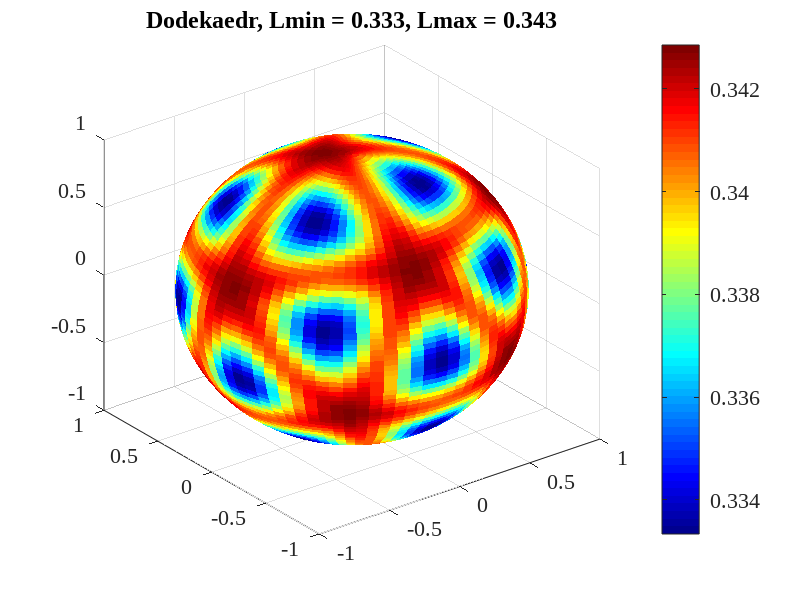

The MATLAB script that drew this image:
clear
clc
vert=12;
tau=(1+sqrt(5))/2;
ikos1=[1, tau, 0];
ikos2=[-1, tau, 0];
ikos3=[1, -tau, 0];
ikos4=[-1, -tau, 0];
ikos5=[0, 1, tau];
ikos6=[0, -1, tau];
ikos7=[0, 1, -tau];
ikos8=[0, -1, -tau];
ikos9=[tau, 0, 1];
ikos10=[tau, 0, -1];
ikos11=[-tau, 0, 1];
ikos12=[-tau, 0, -1];

ikos_1=ikos1/sqrt(ikos1*ikos1');
ikos_2=ikos2/sqrt(ikos2*ikos2');
ikos_3=ikos3/sqrt(ikos3*ikos3');
ikos_4=ikos4/sqrt(ikos4*ikos4');
ikos_5=ikos5/sqrt(ikos5*ikos5');
ikos_6=ikos6/sqrt(ikos6*ikos6');
ikos_7=ikos7/sqrt(ikos7*ikos7');
ikos_8=ikos8/sqrt(ikos8*ikos8');
ikos_9=ikos9/sqrt(ikos9*ikos9');
ikos_10=ikos10/sqrt(ikos10*ikos10');
ikos_11=ikos11/sqrt(ikos11*ikos11');
ikos_12=ikos12/sqrt(ikos12*ikos12');


ikos=[ikos_1' ikos_2' ikos_3' ikos_4' ikos_5' ikos_6' ikos_7' ikos_8' ikos_9' ikos_10' ikos_11' ikos_12'];
ikos_tet=acos(ikos(3, :));
ikos_fi=atan(ikos(2, :)./ikos(1, :));

cos_fi=ikos(1, :)./sin(ikos_tet);
for iii=1:vert
    if (cos_fi(iii)<=0) 
        ikos_fi(iii)=ikos_fi(iii)+pi;
    end
end

ikos_cos_tet_frak_2=cos(ikos_tet/2);
ikos_sin_tet_frak_2=sin(ikos_tet/2);
ikos_cos_fi_frak_2=cos(ikos_fi/2);
ikos_sin_fi_frak_2=sin(ikos_fi/2);
psi_A_1=ikos_cos_tet_frak_2.*(ikos_cos_fi_frak_2-i*ikos_sin_fi_frak_2);
psi_A_2=ikos_sin_tet_frak_2.*(ikos_cos_fi_frak_2+i*ikos_sin_fi_frak_2);
psi_A=[psi_A_1;psi_A_2];

XXX=psi_A';


%matrix = [1 0; 0 1; 1/sqrt(2)  1/sqrt(2); 1/sqrt(2)  (-1)/sqrt(2); 1/sqrt(2)  (-sqrt(-1))/sqrt(2); 1/sqrt(2)  (sqrt(-1))/sqrt(2)];
matrix=XXX;
[X,Y,Z] = sphere(80);
LL = zeros(81, 81);
n1 = sin(pi/2.5) * cos(pi/2.5);
n2 = sin(pi/2.5) * sin(pi/2.5);
n3 = cos(pi/2.5);
sig_1 = [ 0 1;
          1 0 ];
sig_2 = [ 0 -1i;
          1i 0 ];
sig_3 = [ 1 0;
          0 -1 ];
matrix1 = matrix* expm(-1i * pi/2.5 / 2 * (n1 * sig_1 + n2 * sig_2 + n3 * sig_3));
C1test=zeros(81,1);
C2test=zeros(81,1);
CCN1=zeros(2,81);
CCN=zeros(4,81);
cmap = colormap('jet');
for q0 = 1:81
    for q00 = 1:81
        [phi1,tet1] = cart2sph(X(q0,q00),Y(q0,q00),Z(q0,q00));
        tet1 = pi/2 - tet1;
        C1test(q00,1)=cos(tet1/2);
        C2test(q00,1)=sin(tet1/2)*exp(1j*phi1);
        CCN1(:,q00)=[C1test(q00,1);C2test(q00,1)];
        CCN(:,q00)=[real(C1test(q00,1));real(C2test(q00,1)); imag(C1test(q00,1)); imag(C2test(q00,1))];
        phi = zeros(12,1);
        theta = zeros(12,1);
        s = zeros(12,1);
        for k=1:12
            phi(k) = angle(matrix1(k,2))-angle(matrix1(k,1));
            theta(k) = 2*acos(abs(matrix1(k,1)));
            s(k) = (angle(matrix1(k,1))+angle(matrix(k,2)))/2;
        end
        H = zeros(4,4);
        for k=1:12
            AAA = [1+cos(theta(k)),sin(theta(k))*exp(1i*phi(k));
                     sin(theta(k))*exp(-1i*phi(k)),1-cos(theta(k))];
            AAA = AAA*1/4;
            AAAA = [real(AAA), -imag(AAA); imag(AAA), real(AAA)];
            if( abs(CCN(:,q00)'*AAAA*CCN(:,q00)) > 10^(-30)) 
                 H = H + (AAAA*CCN(:,q00)*CCN(:,q00)'*AAAA )/(CCN(:,q00)'*AAAA*CCN(:,q00)); 
            end
        end
        H =  2*4000* H;
        S = eig(H);
            S = sort(S);
            d = zeros(length(S)-2, 1);
            for k=1:length(d)
               d(k) = 1 / (2 * S(k + 1)); 
            end
        dF = sum(d);
        LL(q0,q00)= 4000*dF;
    end
end
set(0,'DefaultAxesFontSize',16,'DefaultAxesFontName','Times New Roman');
set(0,'DefaultTextFontSize',16,'DefaultTextFontName','Times New Roman'); 
max1 = max(max(LL));
min1 = min(min(LL));
LL = round((LL - min1) / (max1-min1) * size(cmap,1));
LL(LL==0) = 1;
C= zeros([size(LL) 3]);
for i = 1:size(LL,1)
    for j = 1:size(LL,2)
        color = cmap(LL(i,j),:);
        C(i,j,1) = color(1);
        C(i,j,2) = color(2);
        C(i,j,3) = color(3);
    end
end
h = surf(X,Y,Z,C,'EdgeAlpha', 0.3);
colorbar;
caxis([min1 max1]);
title(sprintf('Dodekaedr, Lmin = %.3f, Lmax = %.3f', min1, max1));
